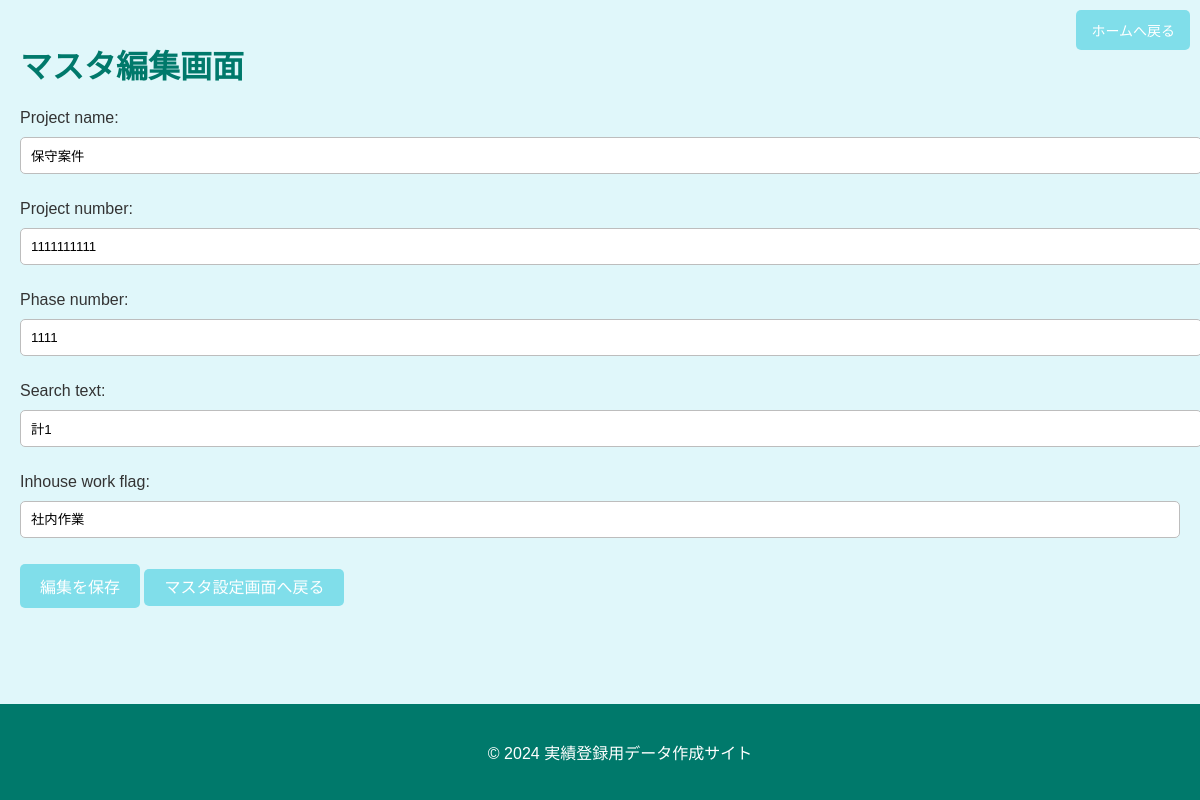
/master/edit/1/, run on the app's committed database.
### app/models.py (models this page shows, shortened)
class MasterData(models.Model):
    project_name = models.CharField(max_length=255)
    project_number = models.CharField(max_length=100)
    phase_number = models.CharField(max_length=100)
    search_text = models.CharField(max_length=100)
    inhouse_work_flag = models.BooleanField(default=False)

### app/views.py (the view)
# urls.py: path('master/edit/<int:pk>/', views.edit_master, name='edit_master'),
def edit_master(request, pk):
    master = get_object_or_404(MasterData, pk=pk)
    if request.method == 'POST':
        form = MasterForm(request.POST, instance=master)
        if form.is_valid():
            form.save()
            return redirect('master')
    else:
        form = MasterForm(instance=master)
        if master.project_name == "自社作業":
            form.fields['project_name'].widget.attrs['readonly'] = True
    return render(request, 'app/edit_master.html', {'form': form})

### app/forms.py
class MasterForm(forms.ModelForm):
    class Meta:
        model = MasterData
        fields = ['project_name', 'project_number', 'phase_number', 'search_text', 'inhouse_work_flag']
        widgets = {
            'inhouse_work_flag': forms.Select(choices=[(1, '社内作業'), (0, '社外作業')])
        }

### app/templates/app/edit_master.html (shortened to what this page needs)
{% load static %}
<!DOCTYPE html>
<html lang="ja">
<head>
    <link rel="stylesheet" href="{% static 'app/style.css' %}">
</head>
<body>
    <a href="{% url 'home' %}" class="home-link">ホームへ戻る</a>
    <div class="container">
        <h1>マスタ編集画面</h1>
        <div class="form-container">
            <form method="POST">
                {{ form.as_p }}
                <button type="submit" class="btn">編集を保存</button>
                <a href="{% url 'master' %}" class="btn">マスタ設定画面へ戻る</a>
            </form>
        </div>
    </div>
    <footer>
        <p>&copy; 2024 実績登録用データ作成サイト</p>
    </footer>
</body>
</html>

### app/static/app/style.css (style rules this page uses)
body { font-family: 'Arial', sans-serif; background-color: #e0f7fa; color: #333; margin: 0; padding: 0; }
.container { max-width: 1200px; margin: 0 auto; padding: 20px; }
h1, h2 { color: #00796b; }
button, .btn { background-color: #80deea; color: #fff; border: none; padding: 10px 20px; font-size: 16px; border-radius: 5px; cursor: pointer; transition: background-color 0.3s ease; }
a { color: #7b1fa2; text-decoration: none; transition: color 0.3s ease; }
input[type="text"], textarea { width: 100%; padding: 10px; margin: 10px 0; border: 1px solid #bdbdbd; border-radius: 5px; }
select { width: 100%; padding: 10px; margin: 10px 0; border: 1px solid #bdbdbd; border-radius: 5px; appearance: none; background-color: #fff; }
.home-link { position: absolute; top: 10px; right: 10px; text-decoration: none; background-color: #80deea; padding: 10px 15px; border-radius: 5px; color: #fff; font-size: 14px; }
footer { background-color: #00796b; color: #fff; text-align: center; padding: 20px; position: fixed; width: 100%; bottom: 0; }

### data on the page
MasterData: project_name "保守案件", project_number "1111111111", phase_number "1111", search_text "計1", inhouse_work_flag "社内作業"
